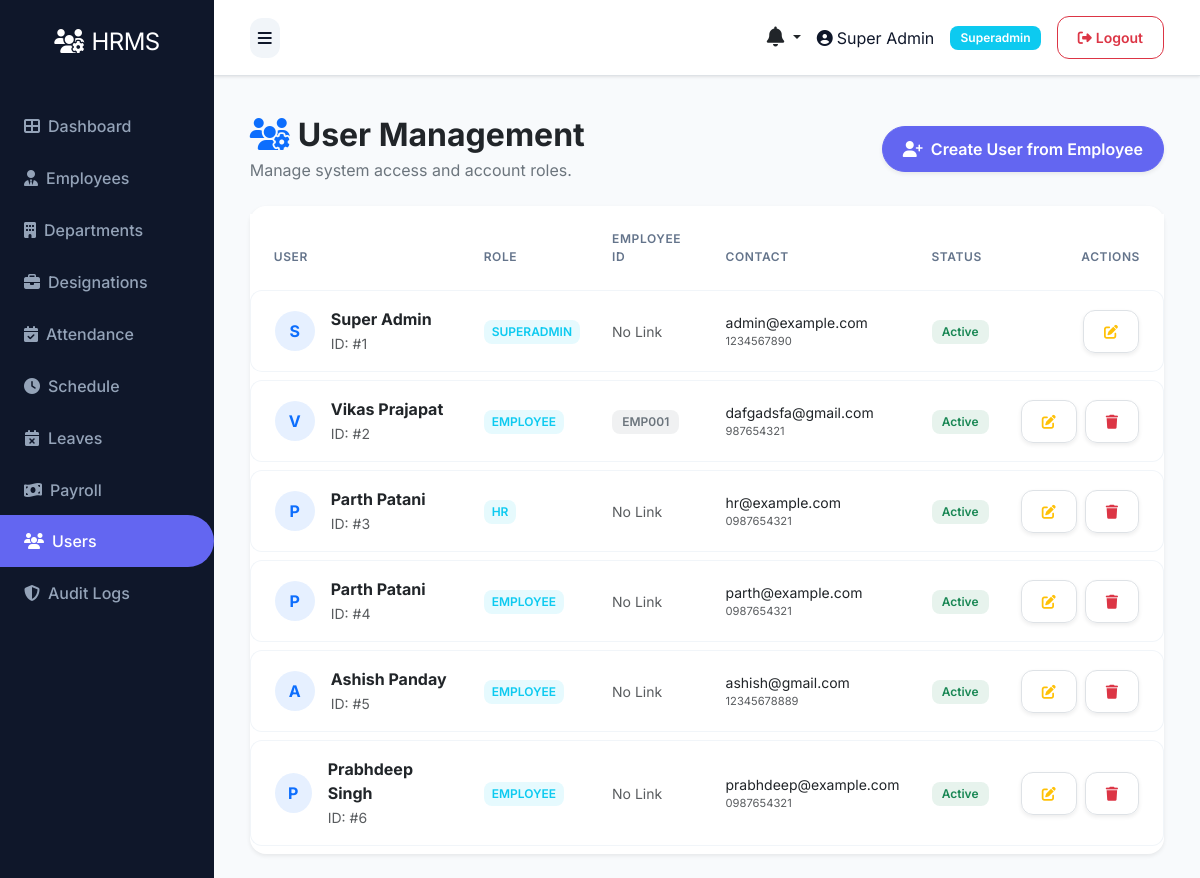
The app's page /user/ (signed in), older data.
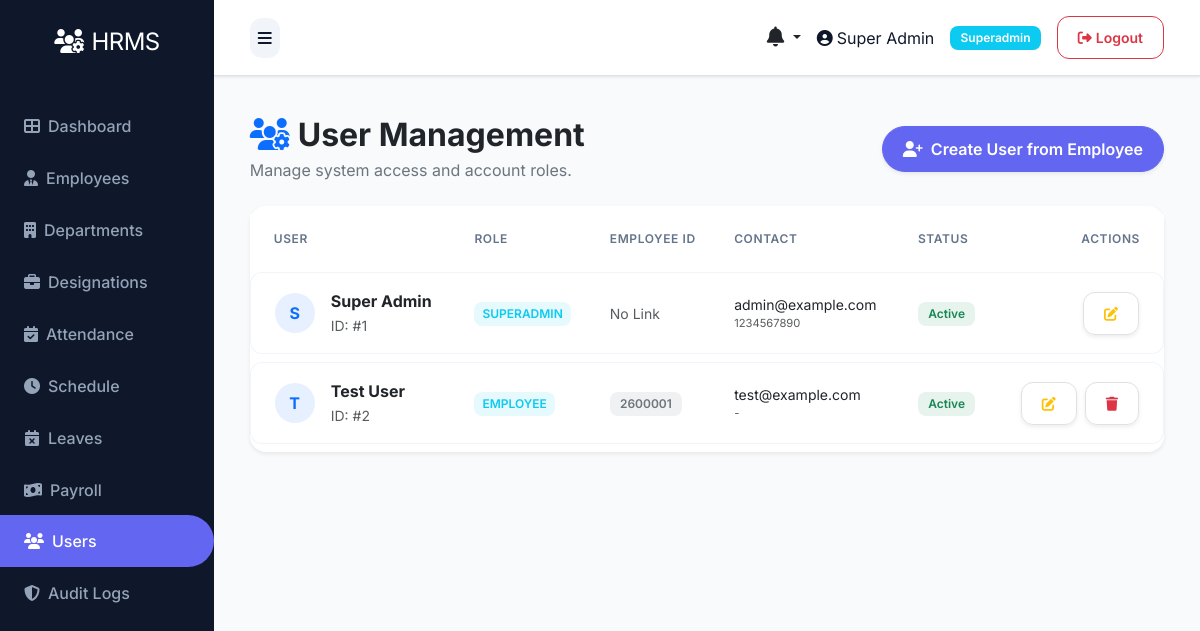
The same page, newer data.
### models.py (models this page shows, shortened)
class User(UserMixin, db.Model):
    __tablename__ = 'users'
    id = db.Column(db.Integer, primary_key=True)
    role_id = db.Column(db.Integer, db.ForeignKey('roles.id'), nullable=False)
    name = db.Column(db.String(100), nullable=False)
    email = db.Column(db.String(100), unique=True, nullable=False)
    phone = db.Column(db.String(20))
    status = db.Column(db.String(20), default='active')
    password = db.Column(db.String(255), nullable=False)
    remember_token = db.Column(db.String(100))
    email_verified_at = db.Column(db.DateTime)
    created_at = db.Column(db.DateTime, default=datetime.utcnow)
    updated_at = db.Column(db.DateTime, default=datetime.utcnow, onupdate=datetime.utcnow)

class Role(db.Model):
    __tablename__ = 'roles'
    id = db.Column(db.Integer, primary_key=True)
    name = db.Column(db.String(50), unique=True, nullable=False)
    description = db.Column(db.Text)
    created_at = db.Column(db.DateTime, default=datetime.utcnow)
    updated_at = db.Column(db.DateTime, default=datetime.utcnow, onupdate=datetime.utcnow)
    users = db.relationship('User', backref='role', lazy=True)

class Employee(db.Model):
    __tablename__ = 'employees'
    id = db.Column(db.Integer, primary_key=True)
    department_id = db.Column(db.Integer, db.ForeignKey('departments.id'))
    designation_id = db.Column(db.Integer, db.ForeignKey('designations.id'))
    schedule_id = db.Column(db.Integer, db.ForeignKey('schedules.id'))
    firstname = db.Column(db.String(100), nullable=False)
    lastname = db.Column(db.String(100), nullable=False)
    unique_id = db.Column(db.String(50), unique=True)
    email = db.Column(db.String(100), unique=True)
    phone = db.Column(db.String(20))
    address = db.Column(db.Text)
    dob = db.Column(db.Date)
    gender = db.Column(db.String(10))
    religion = db.Column(db.String(50))
    marital = db.Column(db.String(20))
    image = db.Column(db.String(255))  # Store image filename
    aadhar_file = db.Column(db.String(255))
    resume_file = db.Column(db.String(255))
    status = db.Column(db.String(20), default='active')
    created_at = db.Column(db.DateTime, default=datetime.utcnow)
    updated_at = db.Column(db.DateTime, default=datetime.utcnow, onupdate=datetime.utcnow)
    attendances = db.relationship('Attendance', backref='employee', lazy=True, cascade='all, delete-orphan')
    checks = db.relationship('Check', backref='employee', lazy=True, cascade='all, delete-orphan')
    salary = db.relationship('Salary', backref='employee', uselist=False, cascade='all, delete-orphan')
    leaves = db.relationship('Leave', backref='employee', lazy=True, cascade='all, delete-orphan')
    late_times = db.relationship('LateTime', backref='employee', lazy=True, cascade='all, delete-orphan')
    over_times = db.relationship('OverTime', backref='employee', lazy=True, cascade='all, delete-orphan')
    payrolls = db.relationship('Payroll', backref='employee', lazy=True, cascade='all, delete-orphan')
    documents = db.relationship('Document', backref='employee', lazy=True, cascade='all, delete-orphan')
    reviews = db.relationship('PerformanceReview', backref='employee', lazy=True, cascade='all, delete-orphan', foreign_keys='PerformanceReview.employee_id')

### routes/user.py (the view)
@bp.route('/')
@login_required
@superadmin_required
def index():
    if not current_user.is_authenticated or current_user.role.name != 'superadmin':
        flash('Access denied', 'danger')
        return redirect(url_for('auth.login'))
    users = User.query.all()
    user_employee_map = {}
    for user in users:
        if user.role.name == 'employee':
            emp = Employee.query.filter_by(email=user.email).first()
            if not emp and '@' in user.email:
                uid = user.email.split('@')[0]
                emp = Employee.query.filter_by(unique_id=uid).first()
            if emp:
                user_employee_map[user.id] = emp
    return render_template('admin/user/index.html', users=users, user_employee_map=user_employee_map)

### app.py (called while the page is built)
@app.context_processor
def inject_now():
    return {'datetime': datetime}

@login_manager.user_loader
def load_user(user_id):
    try:
        return db.session.get(User, int(user_id))
    except Exception as e:
        app.logger.error(f'Error loading user {user_id}: {str(e)}')
        return None

@app.context_processor
def inject_user():
    pending_leaves = 0
    unread_notifications_count = 0
    recent_notifications = []
    try:
        if current_user.is_authenticated:
            if getattr(current_user, 'role', None) and current_user.role.name in ['superadmin', 'hr']:
                from models import Leave
                pending_leaves = Leave.query.filter_by(status='pending').count()
            unread_notifications_count = Notification.query.filter_by(user_id=current_user.id, is_read=False).count()
            recent_notifications = Notification.query.filter_by(user_id=current_user.id).order_by(Notification.created_at.desc()).limit(5).all()
    except Exception:
        pass
    return dict(current_user=current_user, pending_leaves=pending_leaves, unread_notifications_count=unread_notifications_count, recent_notifications=recent_notifications)

### templates/admin/user/index.html (shortened to what the changed rows need)
{% extends "base.html" %}
{% block content %}
<div class="container-fluid animate-fade-in">
    <div class="row mb-4 align-items-center">
        <div class="col-md-6">
            <h2 class="fw-bold text-dark mb-1"><i class="fas fa-users-cog text-primary me-2"></i>User Management</h2>
            <p class="text-secondary mb-0">Manage system access and account roles.</p>
        </div>
        <div class="col-md-6 text-md-end mt-3 mt-md-0">
            {% if current_user.role and current_user.role.name == 'superadmin' %}
            <a href="{{ url_for('user.create_from_employee') }}" class="btn btn-primary rounded-pill shadow-sm">
                <i class="fas fa-user-plus me-2"></i>Create User from Employee
            </a>
            {% endif %}
        </div>
    </div>
    <div class="card border-0 shadow-sm">
        <div class="card-body p-0">
            <div class="table-responsive">
                <table class="table table-hover align-middle mb-0">
                    <thead class="bg-light">
                        <tr>
                            <th class="ps-4">User</th>
                            <th>Role</th>
                            <th>Employee ID</th>
                            <th>Contact</th>
                            <th>Status</th>
                            <th class="text-end pe-4">Actions</th>
                        </tr>
                    </thead>
                    <tbody>
                        {% if users %}
                            {% for user in users %}
                            <tr>
                                <td class="ps-4">
                                    <div class="d-flex align-items-center">
                                        <div class="rounded-circle bg-primary bg-opacity-10 text-primary d-flex align-items-center justify-content-center fw-bold me-3" style="width: 40px; height: 40px;">
                                            {{ user.name[0]|upper if user.name else 'U' }}
                                        </div>
                                        <div>
                                            <div class="fw-bold text-dark">{{ user.name }}</div>
                                            <small class="text-muted">ID: #{{ user.id }}</small>
                                        </div>
                                    </div>
                                </td>
                                <td>
                                    <span class="badge bg-info bg-opacity-10 text-info text-uppercase px-2">
                                        {{ user.role.name if user.role else 'User' }}
                                    </span>
                                </td>
                                <td>
                                    {% if user_employee_map.get(user.id) %}
                                        <span class="badge bg-secondary bg-opacity-10 text-secondary">
                                            {{ user_employee_map[user.id].unique_id }}
                                        </span>
                                    {% else %}
                                        <span class="text-muted small">No Link</span>
                                    {% endif %}
                                </td>
                                <td>
                                    <div class="small text-dark">{{ user.email }}</div>
                                    <div class="x-small text-muted">{{ user.phone or '-' }}</div>
                                </td>
                                <td>
                                    {% if user.status == 'active' %}
                                        <span class="badge bg-success bg-opacity-10 text-success">Active</span>
                                    {% else %}
                                        <span class="badge bg-danger bg-opacity-10 text-danger">Inactive</span>
                                    {% endif %}
                                </td>
                                <td class="text-end pe-4">
                                    <div class="d-flex gap-2 justify-content-end">
                                        {% if current_user.role and current_user.role.name == 'superadmin' %}
                                        <a href="{{ url_for('user.edit', id=user.id) }}" class="btn btn-sm btn-white border shadow-sm" title="Edit">
                                            <i class="fas fa-edit text-warning"></i>
                                        </a>
                                        {% if current_user.id != user.id and (not user.role or user.role.name != 'superadmin') %}
                                        <form method="POST" action="{{ url_for('user.delete', id=user.id) }}" class="d-inline" onsubmit="return confirm('Delete this user? This cannot be undone.');">
                                            <button type="submit" class="btn btn-sm btn-white border shadow-sm" title="Delete">
                                                <i class="fas fa-trash text-danger"></i>
                                            </button>
                                        </form>
                                        {% endif %}
                                        {% else %}
                                        <span class="text-muted">-</span>
                                        {% endif %}
                                    </div>
                                </td>
                            </tr>
                            {% endfor %}
                        {% endif %}
                    </tbody>
                </table>
            </div>
        </div>
    </div>
</div>
{% endblock %}

### templates/base.html (shortened to what the changed rows need)
<!DOCTYPE html>
<html lang="en">
<head>
    <link href="https://cdn.jsdelivr.net/npm/bootstrap@5.3.0/dist/css/bootstrap.min.css" rel="stylesheet">
    <link rel="stylesheet" href="https://cdnjs.cloudflare.com/ajax/libs/font-awesome/6.4.0/css/all.min.css">
    <link rel="stylesheet" href="{{ url_for('static', filename='css/style.css') }}">
</head>
<body>
    {% if current_user.is_authenticated %}
    {% set role_name = (current_user.role.name if current_user.role and current_user.role.name else 'employee') %}
    {% set dashboard_map = {
        'superadmin': 'admin.superadmin_dashboard',
        'admin': 'admin.admin_dashboard',
        'hr': 'admin.hr_dashboard',
        'payroll': 'admin.payroll_dashboard',
        'moderator': 'admin.moderator_dashboard',
        'employee': 'user.dashboard'
    } %}
    {% set dashboard_endpoint = dashboard_map.get(role_name, 'user.dashboard') %}
    <div class="d-flex" id="wrapper">
        <div id="sidebar-wrapper">
            <div class="sidebar-heading text-center">
                <i class="fas fa-users-cog me-2"></i>HRMS
            </div>
            <div class="list-group list-group-flush mt-3">
                <a href="{{ url_for(dashboard_endpoint) }}" class="list-group-item list-group-item-action {{ 'active' if request.endpoint == dashboard_endpoint else '' }}">
                    <i class="fas fa-th-large me-2"></i>Dashboard
                </a>
                {% if role_name in ['superadmin', 'hr'] %}
                <a href="{{ url_for('employee.index') }}" class="list-group-item list-group-item-action {{ 'active' if request.endpoint == 'employee.index' else '' }}">
                    <i class="fas fa-user-tie me-2"></i>Employees
                </a>
                <a href="{{ url_for('department.index') }}" class="list-group-item list-group-item-action {{ 'active' if request.endpoint == 'department.index' else '' }}">
                    <i class="fas fa-building me-2"></i>Departments
                </a>
                <a href="{{ url_for('designation.index') }}" class="list-group-item list-group-item-action {{ 'active' if request.endpoint == 'designation.index' else '' }}">
                    <i class="fas fa-briefcase me-2"></i>Designations
                </a>
                {% endif %}
                {% if role_name in ['superadmin', 'hr'] %}
                <a href="{{ url_for('attendance.index') }}" class="list-group-item list-group-item-action {{ 'active' if request.endpoint == 'attendance.index' else '' }}">
                    <i class="fas fa-calendar-check me-2"></i>Attendance
                </a>
                <a href="{{ url_for('schedule.index') }}" class="list-group-item list-group-item-action {{ 'active' if request.endpoint == 'schedule.index' else '' }}">
                    <i class="fas fa-clock me-2"></i>Schedule
                </a>
                {% endif %}
                {% if role_name in ['superadmin', 'hr'] %}
                <a href="{{ url_for('leave.index') }}" class="list-group-item list-group-item-action {{ 'active' if request.endpoint == 'leave.index' else '' }}">
                    <i class="fas fa-calendar-times me-2"></i>Leaves
                </a>
                {% endif %}
                {% if role_name in ['superadmin', 'hr'] %}
                <a href="{{ url_for('payroll.index') }}" class="list-group-item list-group-item-action {{ 'active' if request.endpoint == 'payroll.index' else '' }}">
                    <i class="fas fa-money-bill-wave me-2"></i>Payroll
                </a>
                {% endif %}
                {% if role_name == 'superadmin' %}
                <a href="{{ url_for('user.index') }}" class="list-group-item list-group-item-action {{ 'active' if request.endpoint == 'user.index' else '' }}">
                    <i class="fas fa-users me-2"></i>Users
                </a>
                <a href="{{ url_for('admin.audit_logs') }}" class="list-group-item list-group-item-action {{ 'active' if request.endpoint == 'admin.audit_logs' else '' }}">
                    <i class="fas fa-shield-alt me-2"></i>Audit Logs
                </a>
                {% endif %}
            </div>
        </div>
        <div id="page-content-wrapper" class="w-100">
            <nav class="navbar navbar-expand-lg navbar-light bg-light border-bottom">
                <div class="container-fluid">
                    <button class="btn btn-primary" id="menu-toggle">
                        <i class="fas fa-bars"></i>
                    </button>
                    <div class="ms-auto d-flex align-items-center">
                        <div class="dropdown me-3">
                            <a class="nav-link dropdown-toggle position-relative text-dark" href="#" id="notificationsDropdown" role="button" data-bs-toggle="dropdown" aria-expanded="false">
                                <i class="fas fa-bell fs-5"></i>
                            </a>
                        </div>
                        <span class="me-3">
                            <i class="fas fa-user-circle me-1"></i>{{ current_user.name }}
                        </span>
                        <span class="badge bg-info me-3">{{ role_name|title }}</span>
                        <a href="{{ url_for('auth.logout') }}" class="btn btn-outline-danger btn-sm">
                            <i class="fas fa-sign-out-alt me-1"></i>Logout
                        </a>
                    </div>
                </div>
            </nav>
            <div class="container-fluid p-4">
                {% block content %}{% endblock %}
            </div>
        </div>
    </div>
    {% endif %}
</body>
</html>

Row changes from the older to the newer data that the page shows:
removed User: name "P", name "Parth Patani", id "3", role "HR", shows "No Link", email "hr@example.com", phone "0987654321", status "Active"
removed User: name "P", name "Parth Patani", id "4", role "EMPLOYEE", shows "No Link", email "parth@example.com", phone "0987654321", status "Active"
removed User: name "A", name "Ashish Panday", id "5", role "EMPLOYEE", shows "No Link", email "ashish@gmail.com", phone "12345678889", status "Active"
removed User: name "P", name "Prabhdeep Singh", id "6", role "EMPLOYEE", shows "No Link", email "prabhdeep@example.com", phone "0987654321", status "Active"
changed User "EMPLOYEE": name "V" → "T"; name "Vikas Prajapat" → "Test User"; email "dafgadsfa@gmail.com" → "test@example.com"; phone "987654321" → "-"
changed Employee: unique "EMP001" → "2600001"
